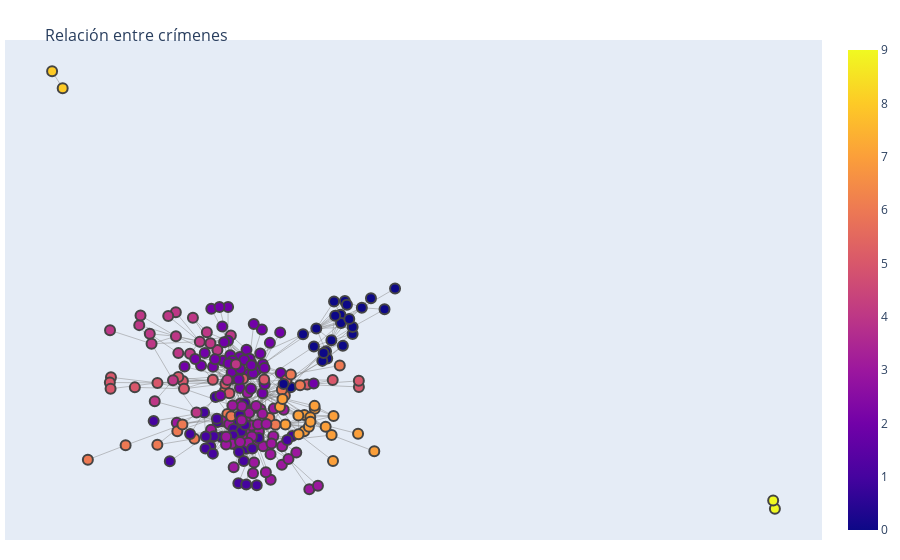

Notebook code for this chart:
### Code cell
graph = nx.from_pandas_edgelist(edges_result, source = 'source', target = 'target', edge_attr = 'similarity')

pos_ = nx.spring_layout(graph)
edge_x = []
edge_y = []

for edge in graph.edges():
    
    if graph.edges()[edge]['similarity'] > 0:
        char_1 = edge[0]
        char_2 = edge[1]
        x0, y0 = pos_[char_1]
        x1, y1 = pos_[char_2]
        edge_x.append(x0)
        edge_x.append(x1)
        edge_x.append(None)
        edge_y.append(y0)
        edge_y.append(y1)
        edge_y.append(None)
        
edge_trace = go.Scatter(
    x=edge_x, y=edge_y,
    line=dict(width=0.5, color='#888'),
    hoverinfo='none',
    mode='lines')

node_x = []
node_y = []
community = []
crime_label = []
for node in graph.nodes():
    x, y = pos_[node]
    node_x.append(x)
    node_y.append(y)
    community.append(*nodes_result.loc[nodes_result.Id == node, 'community'].values)
    com = nodes_result.loc[nodes_result.Id == node, 'topic'].values[0]
    label = f'''{node}: {com}'''
    crime_label.append(label)

node_trace = go.Scatter(
    x= node_x, y= node_y,
    mode='markers',
    hoverinfo='text',
    marker=dict(
        showscale = True,
        color=community,
        size=10,
        line_width=2),
    text = crime_label)

fig = go.Figure(data=[edge_trace, node_trace],
             layout=go.Layout(
                title='<br>Relación entre crímenes </br>',
                titlefont_size=16,
                showlegend=False,
                hovermode='closest',
                margin=dict(b=20,l=5,r=5,t=40),
                xaxis=dict(showgrid=False, zeroline=False, showticklabels=False),
                yaxis=dict(showgrid=False, zeroline=False, showticklabels=False))
                )

fig.show()

### Figure 1 — Plotly figure (JSON) as saved in the notebook; plotly's stock layout.template omitted (floating-point values rounded to 4 significant figures; data arrays with more than 128 entries replaced by an {"elided": "..."} marker saying what was removed)
{"data": [{"hoverinfo": "none", "line": {"color": "#888", "width": 0.5}, "mode": "lines", "type": "scatter", "x": {"elided": "2175 float values"}, "y": {"elided": "2175 float values"}}, {"hoverinfo": "text", "marker": {"color": {"elided": "223 int values"}, "line": {"width": 2}, "showscale": true, "size": 10}, "mode": "markers", "text": {"elided": "223 str values"}, "type": "scatter", "x": {"elided": "223 float values"}, "y": {"elided": "223 float values"}}], "layout": {"hovermode": "closest", "margin": {"b": 20, "l": 5, "r": 5, "t": 40}, "showlegend": false, "title": {"font": {"size": 16}, "text": "<br>Relación entre crímenes </br>"}, "xaxis": {"showgrid": false, "showticklabels": false, "zeroline": false}, "yaxis": {"showgrid": false, "showticklabels": false, "zeroline": false}}}
